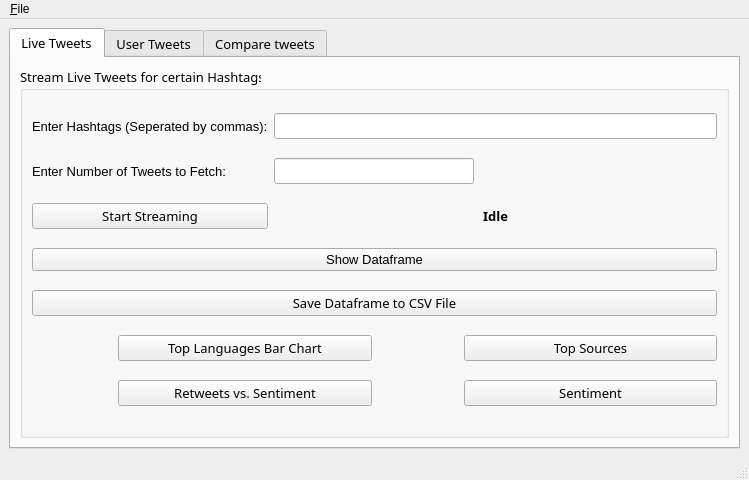
<?xml version="1.0" encoding="UTF-8"?>
<ui version="4.0">
 <class>MainWindow</class>
 <widget class="QMainWindow" name="MainWindow">
  <property name="geometry">
   <rect>
    <x>0</x>
    <y>0</y>
    <width>749</width>
    <height>480</height>
   </rect>
  </property>
  <property name="windowTitle">
   <string>TwiXtract</string>
  </property>
  <widget class="QWidget" name="centralwidget">
   <layout class="QVBoxLayout" name="verticalLayout">
    <item>
     <widget class="QTabWidget" name="tabWidget">
      <property name="minimumSize">
       <size>
        <width>0</width>
        <height>0</height>
       </size>
      </property>
      <property name="font">
       <font>
        <family>Yu Gothic</family>
        <pointsize>10</pointsize>
        <weight>50</weight>
        <bold>false</bold>
       </font>
      </property>
      <property name="contextMenuPolicy">
       <enum>Qt::DefaultContextMenu</enum>
      </property>
      <property name="currentIndex">
       <number>0</number>
      </property>
      <widget class="QWidget" name="tab">
       <attribute name="title">
        <string>Live Tweets</string>
       </attribute>
       <layout class="QGridLayout" name="gridLayout">
        <item row="0" column="0" colspan="3">
         <widget class="QGroupBox" name="groupBoxLiveTweets">
          <property name="title">
           <string>Stream Live Tweets for certain Hashtags</string>
          </property>
          <layout class="QGridLayout" name="gridLayout_3">
           <item row="0" column="0">
            <widget class="QLabel" name="labelHashtags">
             <property name="minimumSize">
              <size>
               <width>0</width>
               <height>0</height>
              </size>
             </property>
             <property name="font">
              <font>
               <family>Arial</family>
               <pointsize>10</pointsize>
               <weight>50</weight>
               <bold>false</bold>
              </font>
             </property>
             <property name="text">
              <string>Enter Hashtags (Seperated by commas):</string>
             </property>
            </widget>
           </item>
           <item row="0" column="1">
            <widget class="QLineEdit" name="lineEditLiveHashtags">
             <property name="maximumSize">
              <size>
               <width>16777215</width>
               <height>16777215</height>
              </size>
             </property>
             <property name="text">
              <string/>
             </property>
            </widget>
           </item>
           <item row="2" column="1">
            <widget class="QLabel" name="labelLiveStreamStatus">
             <property name="maximumSize">
              <size>
               <width>16777215</width>
               <height>30</height>
              </size>
             </property>
             <property name="font">
              <font>
               <weight>75</weight>
               <bold>true</bold>
              </font>
             </property>
             <property name="text">
              <string>Idle</string>
             </property>
             <property name="alignment">
              <set>Qt::AlignCenter</set>
             </property>
            </widget>
           </item>
           <item row="1" column="1">
            <widget class="QLineEdit" name="lineEditLiveNumTweets">
             <property name="maximumSize">
              <size>
               <width>200</width>
               <height>16777215</height>
              </size>
             </property>
            </widget>
           </item>
           <item row="2" column="0">
            <widget class="QPushButton" name="pushButtonLiveStream">
             <property name="font">
              <font>
               <family>Sans Serif</family>
               <pointsize>10</pointsize>
               <weight>50</weight>
               <bold>false</bold>
              </font>
             </property>
             <property name="text">
              <string>Start Streaming</string>
             </property>
            </widget>
           </item>
           <item row="5" column="0" colspan="2">
            <widget class="QPushButton" name="pushButtonLiveShowDataframe">
             <property name="font">
              <font>
               <family>Tahoma</family>
               <pointsize>10</pointsize>
               <weight>50</weight>
               <bold>false</bold>
               <underline>false</underline>
              </font>
             </property>
             <property name="text">
              <string>Show Dataframe</string>
             </property>
            </widget>
           </item>
           <item row="1" column="0">
            <widget class="QLabel" name="labelLiveTweetsNumber">
             <property name="font">
              <font>
               <family>Arial</family>
               <pointsize>10</pointsize>
               <weight>50</weight>
               <bold>false</bold>
              </font>
             </property>
             <property name="text">
              <string>Enter Number of Tweets to Fetch:</string>
             </property>
            </widget>
           </item>
           <item row="6" column="0" colspan="2">
            <widget class="QPushButton" name="pushButtonLiveMakeCsv">
             <property name="text">
              <string>Save Dataframe to CSV File</string>
             </property>
            </widget>
           </item>
           <item row="7" column="0" colspan="2">
            <layout class="QHBoxLayout" name="horizontalLayout">
             <item>
              <widget class="QLabel" name="labelLiveLanguagesBar">
               <property name="maximumSize">
                <size>
                 <width>80</width>
                 <height>80</height>
                </size>
               </property>
               <property name="text">
                <string/>
               </property>
               <property name="pixmap">
                <pixmap resource="../assets/qrc/bar_logo_qrc.qrc">:/bar_logo/bar_logo.png</pixmap>
               </property>
               <property name="scaledContents">
                <bool>true</bool>
               </property>
              </widget>
             </item>
             <item>
              <widget class="QPushButton" name="pushButtonLiveLanguagesBar">
               <property name="text">
                <string>Top Languages Bar Chart</string>
               </property>
              </widget>
             </item>
             <item>
              <widget class="QLabel" name="labelLiveSourcesBar">
               <property name="maximumSize">
                <size>
                 <width>80</width>
                 <height>80</height>
                </size>
               </property>
               <property name="text">
                <string/>
               </property>
               <property name="pixmap">
                <pixmap resource="../assets/qrc/bar_logo_qrc.qrc">:/bar_logo/bar_logo.png</pixmap>
               </property>
               <property name="scaledContents">
                <bool>true</bool>
               </property>
              </widget>
             </item>
             <item>
              <widget class="QPushButton" name="pushButtonLiveSourcesBar">
               <property name="text">
                <string>Top Sources</string>
               </property>
              </widget>
             </item>
            </layout>
           </item>
           <item row="8" column="0" colspan="2">
            <layout class="QHBoxLayout" name="horizontalLayout_2">
             <item>
              <widget class="QLabel" name="labelLiveScatter">
               <property name="maximumSize">
                <size>
                 <width>80</width>
                 <height>80</height>
                </size>
               </property>
               <property name="text">
                <string/>
               </property>
               <property name="pixmap">
                <pixmap resource="../assets/qrc/scatter_logo_qrc.qrc">:/scatter_logo/scatter_logo.png</pixmap>
               </property>
               <property name="scaledContents">
                <bool>true</bool>
               </property>
              </widget>
             </item>
             <item>
              <widget class="QPushButton" name="pushButtonLiveScatter">
               <property name="text">
                <string>Retweets vs. Sentiment</string>
               </property>
              </widget>
             </item>
             <item>
              <widget class="QLabel" name="labelLiveSentimentPie">
               <property name="maximumSize">
                <size>
                 <width>80</width>
                 <height>80</height>
                </size>
               </property>
               <property name="text">
                <string/>
               </property>
               <property name="pixmap">
                <pixmap resource="../assets/qrc/pie_logo_qrc.qrc">:/pie_logo/pie_logo.svg</pixmap>
               </property>
               <property name="scaledContents">
                <bool>true</bool>
               </property>
              </widget>
             </item>
             <item>
              <widget class="QPushButton" name="pushButtonLiveSentimentPie">
               <property name="text">
                <string>Sentiment</string>
               </property>
              </widget>
             </item>
            </layout>
           </item>
          </layout>
         </widget>
        </item>
       </layout>
      </widget>
      <widget class="QWidget" name="tab_2">
       <attribute name="title">
        <string>User Tweets</string>
       </attribute>
       <layout class="QGridLayout" name="gridLayout_2">
        <item row="1" column="0">
         <layout class="QHBoxLayout" name="horizontalLayout_3">
          <item>
           <widget class="QLabel" name="labelUserLanguagesBar">
            <property name="maximumSize">
             <size>
              <width>80</width>
              <height>80</height>
             </size>
            </property>
            <property name="text">
             <string/>
            </property>
            <property name="pixmap">
             <pixmap resource="../assets/qrc/bar_logo_qrc.qrc">:/bar_logo/bar_logo.png</pixmap>
            </property>
            <property name="scaledContents">
             <bool>true</bool>
            </property>
           </widget>
          </item>
          <item>
           <widget class="QPushButton" name="pushButtonUserLanguagesBar">
            <property name="text">
             <string>Top Languages Bar Chart</string>
            </property>
           </widget>
          </item>
          <item>
           <widget class="QLabel" name="labelUserSourcesBar">
            <property name="maximumSize">
             <size>
              <width>80</width>
              <height>80</height>
             </size>
            </property>
            <property name="text">
             <string/>
            </property>
            <property name="pixmap">
             <pixmap resource="../assets/qrc/bar_logo_qrc.qrc">:/bar_logo/bar_logo.png</pixmap>
            </property>
            <property name="scaledContents">
             <bool>true</bool>
            </property>
           </widget>
          </item>
          <item>
           <widget class="QPushButton" name="pushButtonUserSourcesBar">
            <property name="text">
             <string>Top Sources</string>
            </property>
           </widget>
          </item>
         </layout>
        </item>
        <item row="0" column="0">
         <widget class="QGroupBox" name="groupBoxUserTweets">
          <property name="font">
           <font>
            <family>Nirmala UI</family>
            <weight>50</weight>
            <bold>false</bold>
            <underline>false</underline>
           </font>
          </property>
          <property name="title">
           <string>Fetch Tweets for a Particular User</string>
          </property>
          <layout class="QGridLayout" name="gridLayout_4">
           <item row="2" column="0">
            <widget class="QPushButton" name="pushButtonUserStream">
             <property name="font">
              <font>
               <family>Sans Serif</family>
               <pointsize>10</pointsize>
               <weight>50</weight>
               <bold>false</bold>
               <underline>false</underline>
              </font>
             </property>
             <property name="text">
              <string>Start Streaming</string>
             </property>
            </widget>
           </item>
           <item row="0" column="0">
            <widget class="QLabel" name="labelUsername">
             <property name="minimumSize">
              <size>
               <width>200</width>
               <height>0</height>
              </size>
             </property>
             <property name="font">
              <font>
               <family>Arial</family>
               <pointsize>10</pointsize>
               <weight>50</weight>
               <bold>false</bold>
               <underline>false</underline>
              </font>
             </property>
             <property name="layoutDirection">
              <enum>Qt::LeftToRight</enum>
             </property>
             <property name="text">
              <string>Enter Username:</string>
             </property>
             <property name="alignment">
              <set>Qt::AlignLeading|Qt::AlignLeft|Qt::AlignVCenter</set>
             </property>
            </widget>
           </item>
           <item row="0" column="1">
            <widget class="QLineEdit" name="lineEditUsername">
             <property name="maximumSize">
              <size>
               <width>16777215</width>
               <height>16777215</height>
              </size>
             </property>
            </widget>
           </item>
           <item row="1" column="0">
            <widget class="QLabel" name="labelUserNumTweets">
             <property name="text">
              <string>Enter Number of Tweets to Fetch:</string>
             </property>
            </widget>
           </item>
           <item row="1" column="1">
            <widget class="QLineEdit" name="lineEditUserNumTweets">
             <property name="maximumSize">
              <size>
               <width>200</width>
               <height>16777215</height>
              </size>
             </property>
            </widget>
           </item>
           <item row="2" column="1">
            <widget class="QLabel" name="labelUserStreamStatus">
             <property name="font">
              <font>
               <weight>75</weight>
               <bold>true</bold>
              </font>
             </property>
             <property name="text">
              <string>Idle</string>
             </property>
             <property name="alignment">
              <set>Qt::AlignCenter</set>
             </property>
            </widget>
           </item>
           <item row="4" column="0" colspan="2">
            <widget class="QPushButton" name="pushButtonUserMakeCsv">
             <property name="text">
              <string>Save Dataframe to CSV file</string>
             </property>
            </widget>
           </item>
           <item row="3" column="0" colspan="2">
            <widget class="QPushButton" name="pushButtonUserShowDataframe">
             <property name="font">
              <font>
               <family>Tahoma</family>
               <pointsize>10</pointsize>
               <weight>50</weight>
               <bold>false</bold>
               <underline>false</underline>
              </font>
             </property>
             <property name="text">
              <string>Show Dataframe</string>
             </property>
            </widget>
           </item>
          </layout>
         </widget>
        </item>
        <item row="2" column="0">
         <layout class="QHBoxLayout" name="horizontalLayout_5">
          <item>
           <widget class="QLabel" name="labelUserScatter">
            <property name="maximumSize">
             <size>
              <width>80</width>
              <height>80</height>
             </size>
            </property>
            <property name="text">
             <string/>
            </property>
            <property name="pixmap">
             <pixmap resource="../assets/qrc/scatter_logo_qrc.qrc">:/scatter_logo/scatter_logo.png</pixmap>
            </property>
            <property name="scaledContents">
             <bool>true</bool>
            </property>
           </widget>
          </item>
          <item>
           <widget class="QPushButton" name="pushButtonUserScatterPlot">
            <property name="text">
             <string>Retweets Vs. Sentiment</string>
            </property>
           </widget>
          </item>
          <item>
           <widget class="QLabel" name="labelUserSentimentPie">
            <property name="maximumSize">
             <size>
              <width>80</width>
              <height>80</height>
             </size>
            </property>
            <property name="text">
             <string/>
            </property>
            <property name="pixmap">
             <pixmap resource="../assets/qrc/pie_logo_qrc.qrc">:/pie_logo/pie_logo.svg</pixmap>
            </property>
            <property name="scaledContents">
             <bool>true</bool>
            </property>
           </widget>
          </item>
          <item>
           <widget class="QPushButton" name="pushButtonUserSentimentPie">
            <property name="text">
             <string>Sentiment</string>
            </property>
           </widget>
          </item>
         </layout>
        </item>
       </layout>
      </widget>
      <widget class="QWidget" name="tab_3">
       <attribute name="title">
        <string>Compare tweets</string>
       </attribute>
      </widget>
     </widget>
    </item>
   </layout>
  </widget>
  <widget class="QMenuBar" name="menubar">
   <property name="geometry">
    <rect>
     <x>0</x>
     <y>0</y>
     <width>749</width>
     <height>20</height>
    </rect>
   </property>
   <widget class="QMenu" name="menuFile">
    <property name="title">
     <string>&amp;File</string>
    </property>
    <addaction name="actionQuit"/>
   </widget>
   <addaction name="menuFile"/>
  </widget>
  <widget class="QStatusBar" name="statusbar"/>
  <action name="actionQuit">
   <property name="text">
    <string>&amp;Quit</string>
   </property>
   <property name="shortcut">
    <string>Ctrl+Q</string>
   </property>
  </action>
 </widget>
 <tabstops>
  <tabstop>tabWidget</tabstop>
  <tabstop>lineEditLiveHashtags</tabstop>
  <tabstop>lineEditLiveNumTweets</tabstop>
  <tabstop>pushButtonLiveStream</tabstop>
  <tabstop>pushButtonLiveShowDataframe</tabstop>
  <tabstop>pushButtonLiveMakeCsv</tabstop>
  <tabstop>pushButtonLiveLanguagesBar</tabstop>
  <tabstop>pushButtonLiveSourcesBar</tabstop>
  <tabstop>pushButtonLiveScatter</tabstop>
  <tabstop>pushButtonLiveSentimentPie</tabstop>
  <tabstop>lineEditUsername</tabstop>
  <tabstop>lineEditUserNumTweets</tabstop>
  <tabstop>pushButtonUserStream</tabstop>
  <tabstop>pushButtonUserShowDataframe</tabstop>
  <tabstop>pushButtonUserMakeCsv</tabstop>
  <tabstop>pushButtonUserLanguagesBar</tabstop>
  <tabstop>pushButtonUserSourcesBar</tabstop>
  <tabstop>pushButtonUserScatterPlot</tabstop>
  <tabstop>pushButtonUserSentimentPie</tabstop>
 </tabstops>
 <resources>
  <include location="../assets/qrc/bar_logo_qrc.qrc"/>
  <include location="../assets/qrc/pie_logo_qrc.qrc"/>
  <include location="../assets/qrc/scatter_logo_qrc.qrc"/>
 </resources>
 <connections/>
</ui>
